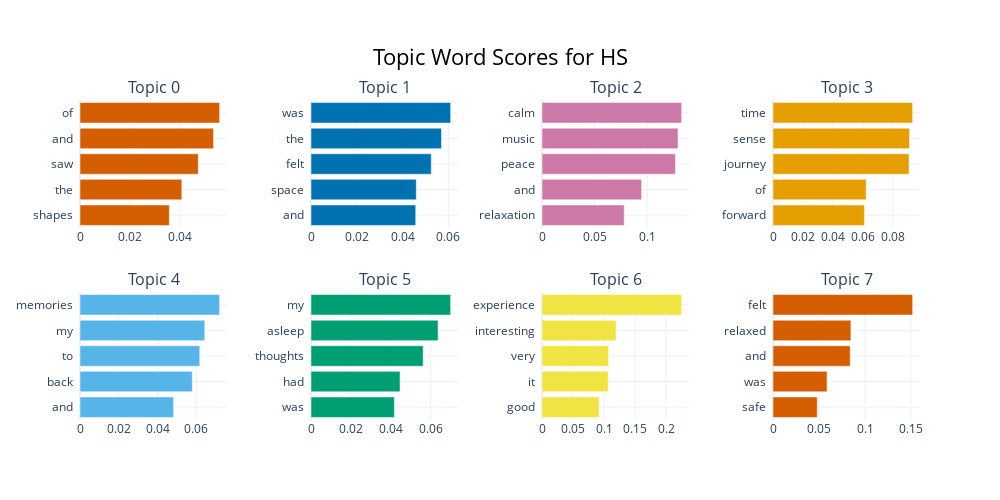

Here is the notebook cell this chart was saved with:
### Code cell
topic_model.visualize_barchart(title=f'Topic Word Scores for {condition}',autoscale=True)

### Figure 1 — Plotly figure (JSON) as saved in the notebook; plotly's stock layout.template omitted (floating-point values rounded to 4 significant figures)
{"data": [{"marker": {"color": "#D55E00"}, "orientation": "h", "type": "bar", "x": [0.03567, 0.04067, 0.04723, 0.05334, 0.05578], "xaxis": "x", "y": ["shapes  ", "the  ", "saw  ", "and  ", "of  "], "yaxis": "y"}, {"marker": {"color": "#0072B2"}, "orientation": "h", "type": "bar", "x": [0.04574, 0.04598, 0.05252, 0.05697, 0.061], "xaxis": "x2", "y": ["and  ", "space  ", "felt  ", "the  ", "was  "], "yaxis": "y2"}, {"marker": {"color": "#CC79A7"}, "orientation": "h", "type": "bar", "x": [0.07823, 0.09474, 0.1269, 0.1294, 0.1329], "xaxis": "x3", "y": ["relaxation  ", "and  ", "peace  ", "music  ", "calm  "], "yaxis": "y3"}, {"marker": {"color": "#E69F00"}, "orientation": "h", "type": "bar", "x": [0.06094, 0.0621, 0.09069, 0.09098, 0.09308], "xaxis": "x4", "y": ["forward  ", "of  ", "journey  ", "sense  ", "time  "], "yaxis": "y4"}, {"marker": {"color": "#56B4E9"}, "orientation": "h", "type": "bar", "x": [0.04829, 0.05796, 0.0618, 0.06441, 0.07207], "xaxis": "x5", "y": ["and  ", "back  ", "to  ", "my  ", "memories  "], "yaxis": "y5"}, {"marker": {"color": "#009E73"}, "orientation": "h", "type": "bar", "x": [0.04178, 0.04461, 0.0562, 0.06369, 0.06998], "xaxis": "x6", "y": ["was  ", "had  ", "thoughts  ", "asleep  ", "my  "], "yaxis": "y6"}, {"marker": {"color": "#F0E442"}, "orientation": "h", "type": "bar", "x": [0.09209, 0.1068, 0.1074, 0.1195, 0.2252], "xaxis": "x7", "y": ["good  ", "it  ", "very  ", "interesting  ", "experience  "], "yaxis": "y7"}, {"marker": {"color": "#D55E00"}, "orientation": "h", "type": "bar", "x": [0.04807, 0.05874, 0.08391, 0.08463, 0.1517], "xaxis": "x8", "y": ["safe  ", "was  ", "and  ", "relaxed  ", "felt  "], "yaxis": "y8"}], "layout": {"annotations": [{"font": {"size": 16}, "showarrow": false, "text": "Topic 0", "x": 0.0875, "xanchor": "center", "xref": "paper", "y": 1, "yanchor": "bottom", "yref": "paper"}, {"font": {"size": 16}, "showarrow": false, "text": "Topic 1", "x": 0.3625, "xanchor": "center", "xref": "paper", "y": 1, "yanchor": "bottom", "yref": "paper"}, {"font": {"size": 16}, "showarrow": false, "text": "Topic 2", "x": 0.6375, "xanchor": "center", "xref": "paper", "y": 1, "yanchor": "bottom", "yref": "paper"}, {"font": {"size": 16}, "showarrow": false, "text": "Topic 3", "x": 0.9125, "xanchor": "center", "xref": "paper", "y": 1, "yanchor": "bottom", "yref": "paper"}, {"font": {"size": 16}, "showarrow": false, "text": "Topic 4", "x": 0.0875, "xanchor": "center", "xref": "paper", "y": 0.4, "yanchor": "bottom", "yref": "paper"}, {"font": {"size": 16}, "showarrow": false, "text": "Topic 5", "x": 0.3625, "xanchor": "center", "xref": "paper", "y": 0.4, "yanchor": "bottom", "yref": "paper"}, {"font": {"size": 16}, "showarrow": false, "text": "Topic 6", "x": 0.6375, "xanchor": "center", "xref": "paper", "y": 0.4, "yanchor": "bottom", "yref": "paper"}, {"font": {"size": 16}, "showarrow": false, "text": "Topic 7", "x": 0.9125, "xanchor": "center", "xref": "paper", "y": 0.4, "yanchor": "bottom", "yref": "paper"}], "height": 500, "hoverlabel": {"bgcolor": "white", "font": {"family": "Rockwell", "size": 16}}, "showlegend": false, "title": {"font": {"color": "Black", "size": 22}, "text": "Topic Word Scores for HS", "x": 0.5, "xanchor": "center", "yanchor": "top"}, "width": 1000, "xaxis": {"anchor": "y", "domain": [0, 0.175], "showgrid": true}, "xaxis2": {"anchor": "y2", "domain": [0.275, 0.45], "showgrid": true}, "xaxis3": {"anchor": "y3", "domain": [0.55, 0.725], "showgrid": true}, "xaxis4": {"anchor": "y4", "domain": [0.825, 1], "showgrid": true}, "xaxis5": {"anchor": "y5", "domain": [0, 0.175], "showgrid": true}, "xaxis6": {"anchor": "y6", "domain": [0.275, 0.45], "showgrid": true}, "xaxis7": {"anchor": "y7", "domain": [0.55, 0.725], "showgrid": true}, "xaxis8": {"anchor": "y8", "domain": [0.825, 1], "showgrid": true}, "yaxis": {"anchor": "x", "domain": [0.6, 1], "showgrid": true}, "yaxis2": {"anchor": "x2", "domain": [0.6, 1], "showgrid": true}, "yaxis3": {"anchor": "x3", "domain": [0.6, 1], "showgrid": true}, "yaxis4": {"anchor": "x4", "domain": [0.6, 1], "showgrid": true}, "yaxis5": {"anchor": "x5", "domain": [0, 0.4], "showgrid": true}, "yaxis6": {"anchor": "x6", "domain": [0, 0.4], "showgrid": true}, "yaxis7": {"anchor": "x7", "domain": [0, 0.4], "showgrid": true}, "yaxis8": {"anchor": "x8", "domain": [0, 0.4], "showgrid": true}}}
